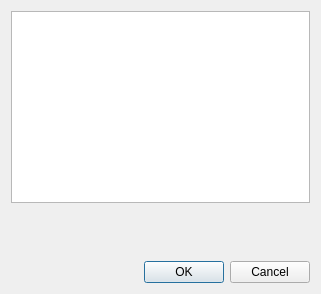
<?xml version="1.0" encoding="UTF-8"?>
<ui version="4.0">
 <class>ActionEditor</class>
 <widget class="QWidget" name="ActionEditor">
  <property name="geometry">
   <rect>
    <x>0</x>
    <y>0</y>
    <width>321</width>
    <height>294</height>
   </rect>
  </property>
  <property name="windowTitle">
   <string>Edit Shortcuts</string>
  </property>
  <layout class="QVBoxLayout" name="verticalLayout">
   <item>
    <widget class="QTreeView" name="m_treeView"/>
   </item>
   <item>
    <spacer name="m_verticalSpacer">
     <property name="orientation">
      <enum>Qt::Vertical</enum>
     </property>
     <property name="sizeHint" stdset="0">
      <size>
       <width>20</width>
       <height>39</height>
      </size>
     </property>
    </spacer>
   </item>
   <item>
    <widget class="QDialogButtonBox" name="m_buttonBox">
     <property name="standardButtons">
      <set>QDialogButtonBox::Cancel|QDialogButtonBox::Ok</set>
     </property>
    </widget>
   </item>
  </layout>
 </widget>
 <resources/>
 <connections/>
</ui>
